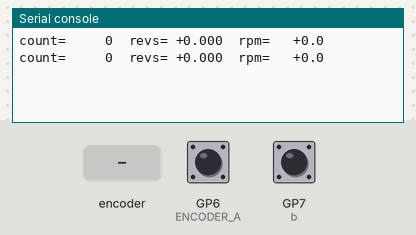
A program run on a simulated Raspberry Pi Pico running MicroPython. Shown: the last lines printed to the serial console. Inputs (shaded band) come from the test bench; at power-on: GP6 (ENCODER_A) HIGH, GP7 (b) HIGH. The interpreter's speed is modelled, so counts of loop turns are approximate.

Above: at 1.2 s.
1.3 s: rotary encoder on GP6 (ENCODER_A) / GP7 (b) turned 1 step (first pin leading)
At 1.9 s:
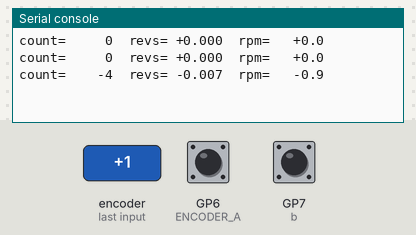
3.5 s: rotary encoder on GP6 (ENCODER_A) / GP7 (b) turned 3 steps (first pin leading)
At 4.4 s:
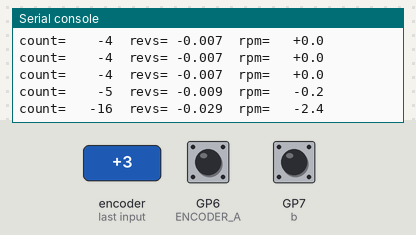
Timing chart, 0 to 6.5 s (numbered marks = the images above; inputs shaded):
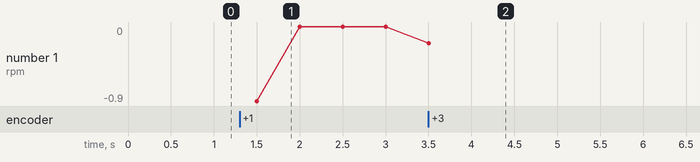

Measured:
- after the input at 1.3 s, the serial console: prints a new line after 0.20 s (image 1)
- after the input at 3.5 s, the serial console: prints a new line at once (image 2)
- plotted number 1: 0 → -0.2 after the input at 3.5 s

The program:

13_encoder_pio.py
```python
import time
import rp2
from machine import Pin

from lib.pins import ENCODER_A, ENCODER_B

# Option D: PIO-based encoder. A state machine on one of the RP2040's PIO
# blocks samples the two encoder pins continuously, and pushes the new AB
# state to its RX FIFO only when the state changes. The main CPU does zero
# work per edge — it just drains the FIFO when convenient. This is immune
# to GC pauses up to the FIFO depth.
#
# Requirements: ENCODER_A and ENCODER_B must be consecutive GPIOs
# (in_base=A, then in_(pins, 2) reads A and A+1). On the Pico Explorer
# Base we use GP6 and GP7 — consecutive, good.
#
# Tradeoffs vs maintaining the count inside the PIO itself: that's possible
# but needs a 16-entry computed jump table in PIO asm (~20 instructions).
# This version offloads edge detection only and keeps the math in Python,
# which is still a big win — handler dispatch on every edge is gone.
assert ENCODER_B == ENCODER_A + 1, "PIO in_(pins, 2) requires consecutive GPIOs"

COUNTS_PER_REV = 560

QUAD_TABLE = (0, -1, +1, 0,
              +1, 0, 0, -1,
              -1, 0, 0, +1,
              0, +1, -1, 0)


@rp2.asm_pio(in_shiftdir=rp2.PIO.SHIFT_LEFT,
             fifo_join=rp2.PIO.JOIN_RX)
def quadrature_pio():
    # Y holds the last sampled 2-bit AB state. Initialize to 0; the first
    # real sample will look like a change and push once, which the main
    # loop harmlessly absorbs via the lookup table.
    set(y, 0)
    wrap_target()
    mov(isr, null)          # clear ISR so in_() lands cleanly in low bits
    in_(pins, 2)            # ISR low 2 bits = current AB
    mov(x, isr)             # X = current
    jmp(x_not_y, "changed") # if changed since last sample, push it
    jmp("loop_end")
    label("changed")
    push(noblock)           # send new state to RX FIFO
    mov(y, x)               # remember it
    label("loop_end")
    wrap()


a = Pin(ENCODER_A, Pin.IN, Pin.PULL_UP)
b = Pin(ENCODER_B, Pin.IN, Pin.PULL_UP)

# Sample at ~1 MHz. That's ~250 cycles between samples — orders of magnitude
# faster than the fastest edge rate (~3.7 kHz for this motor), so no edges
# missed. Cranking higher costs power for no benefit here.
sm = rp2.StateMachine(0, quadrature_pio, freq=1_000_000, in_base=a)
sm.active(1)

count = 0
last_ab = (a.value() << 1) | b.value()
last_count = 0
last_ms = time.ticks_ms()

while True:
    # Drain the FIFO frequently. With JOIN_RX the buffer is 8 entries deep,
    # so at 3.7 kHz max edge rate we have ~2 ms of headroom before overflow.
    deadline = time.ticks_add(time.ticks_ms(), 500)
    while time.ticks_diff(deadline, time.ticks_ms()) > 0:
        while sm.rx_fifo() > 0:
            new_ab = sm.get() & 0x3
            count += QUAD_TABLE[(last_ab << 2) | new_ab]
            last_ab = new_ab
        time.sleep_ms(1)

    now_ms = time.ticks_ms()
    dt = time.ticks_diff(now_ms, last_ms) / 1000
    rpm = (count - last_count) / COUNTS_PER_REV / dt * 60
    revs = count / COUNTS_PER_REV
    print("count={:6d}  revs={:+7.3f}  rpm={:+7.1f}".format(count, revs, rpm))
    last_count = count
    last_ms = now_ms
```

pins.py
```python
# Per-board pin map for the tutorial series. Auto-detects ESP32 vs RP2 from
# sys.platform; edit the values below if your wiring differs from the defaults.

import sys

PLATFORM = sys.platform

if PLATFORM == "esp32":
    # Generic ESP32 DevKit. ESP32-S3/C3 may differ — adjust LED in particular.
    LED = 2
    BUTTON = 0           # BOOT button on most dev boards
    PWM_LED = 4
    SERVO = 13
    ADC = 34             # ADC1 (input-only pins 32-39 are safe with WiFi)
    I2C_ID = 0
    I2C_SCL = 22
    I2C_SDA = 21
    SPI_ID = 1           # HSPI; SPI(2) on S3
    SPI_SCK = 18
    SPI_MOSI = 23
    SPI_MISO = 19
    SPI_CS = 5
    # NeoPixel / WS2812. NEOPIXEL is a single pixel; MATRIX_PIN feeds an array
    # of MATRIX_WIDTH × MATRIX_HEIGHT pixels. ESP32-S3-Matrix board uses GP14,
    # 8×8. Generic ESP32 has no onboard NeoPixel — wire one to GP14 to test.
    NEOPIXEL = 14
    MATRIX_PIN = 14
    MATRIX_WIDTH = 8
    MATRIX_HEIGHT = 8
elif PLATFORM == "rp2":
    # LED conventions vary across RP2 boards:
    #   - Pico W:                 Pin("LED") — wired to the WiFi chip
    #   - Pico (non-W):           GP25 onboard LED
    #   - RP2040-Zero / -Matrix:  no plain LED — wire an external one to LED below
    # The detection below picks Pico W if available, otherwise defaults to GP15
    # (a free, edge-exposed pin on the Zero). Wire an LED + 220Ω resistor from
    # GP15 to GND, or change LED here to whichever GPIO you've used.
    try:
        from machine import Pin as _Pin
        _Pin("LED")
        LED = "LED"
    except (ValueError, TypeError):
        LED = 25
    BUTTON = 14
    PWM_LED = 25
    SERVO = 16
    ADC = 26             # GP26 = ADC0
    I2C_ID = 0
    I2C_SCL = 5
    I2C_SDA = 4
    SPI_ID = 1
    SPI_SCK = 10
    SPI_MOSI = 11
    SPI_MISO = 12
    SPI_CS = 13
    # Pimoroni Pico Explorer Base onboard ST7789 LCD (240x240, SPI0).
    # Coexists with the generic SPI_* pins above (which target the breadboard
    # SD/sensor wiring on SPI1).
    ST7789_SPI_ID = 0
    ST7789_SCK = 18
    ST7789_MOSI = 19
    ST7789_CS = 17
    ST7789_DC = 16
    ST7789_BL = 20
    ST7789_WIDTH = 240
    ST7789_HEIGHT = 240
    # Pico Explorer Base onboard buttons (active-low, internal pull-up).
    BTN_A = 12
    BTN_B = 13
    BTN_X = 14
    BTN_Y = 15
    # NeoPixel / WS2812. RP2040-Zero onboard NeoPixel and Waveshare RP2040-Matrix
    # both use GP16. Matrix defaults to 5×5 (Waveshare); change to 1×1 if you
    # only have the Zero's single pixel and are running matrix scripts.
    NEOPIXEL = 16
    MATRIX_PIN = 16
    MATRIX_WIDTH = 5
    MATRIX_HEIGHT = 5
    ENCODER_A = 6
    ENCODER_B = 7
    MOTOR_A = 10
    MOTOR_B = 11
else:
    raise RuntimeError("unsupported platform: " + PLATFORM)
```
